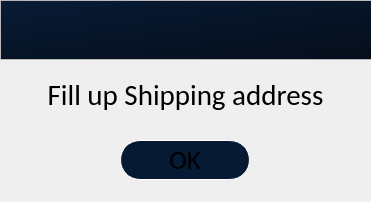
<?xml version="1.0" encoding="UTF-8"?>
<ui version="4.0">
 <class>Dialog</class>
 <widget class="QDialog" name="Dialog">
  <property name="geometry">
   <rect>
    <x>0</x>
    <y>0</y>
    <width>371</width>
    <height>202</height>
   </rect>
  </property>
  <property name="windowTitle">
   <string>Dialog</string>
  </property>
  <property name="styleSheet">
   <string notr="true">background-color:
qlineargradient(spread:pad, x1:1, y1:1, x2:0, y2:0, stop:0 rgba(9, 22, 41, 255), stop:1 rgba(9, 31, 63, 255));
color: white;
border: 0px;

QPushButton {
	border: 2px solid white;
}</string>
  </property>
  <widget class="QFrame" name="frame_2">
   <property name="geometry">
    <rect>
     <x>0</x>
     <y>0</y>
     <width>405</width>
     <height>60</height>
    </rect>
   </property>
   <property name="minimumSize">
    <size>
     <width>0</width>
     <height>60</height>
    </size>
   </property>
   <property name="maximumSize">
    <size>
     <width>16777215</width>
     <height>60</height>
    </size>
   </property>
   <property name="frameShape">
    <enum>QFrame::StyledPanel</enum>
   </property>
   <property name="frameShadow">
    <enum>QFrame::Raised</enum>
   </property>
   <layout class="QVBoxLayout" name="verticalLayout_6">
    <property name="spacing">
     <number>0</number>
    </property>
    <property name="leftMargin">
     <number>0</number>
    </property>
    <property name="topMargin">
     <number>0</number>
    </property>
    <property name="rightMargin">
     <number>0</number>
    </property>
    <property name="bottomMargin">
     <number>0</number>
    </property>
    <item>
     <widget class="QLabel" name="label_4">
      <property name="styleSheet">
       <string notr="true">background-color:qlineargradient(spread:pad, x1:1, y1:1, x2:0, y2:0, stop:0 rgba(5, 13, 25, 255), stop:1 rgba(8, 27, 54, 255));
padding: 10px;</string>
      </property>
      <property name="text">
       <string/>
      </property>
      <property name="pixmap">
       <pixmap>resources/gl3.png</pixmap>
      </property>
      <property name="margin">
       <number>0</number>
      </property>
     </widget>
    </item>
   </layout>
  </widget>
  <widget class="QPushButton" name="pushButton">
   <property name="geometry">
    <rect>
     <x>120</x>
     <y>140</y>
     <width>130</width>
     <height>40</height>
    </rect>
   </property>
   <property name="sizePolicy">
    <sizepolicy hsizetype="Minimum" vsizetype="Fixed">
     <horstretch>0</horstretch>
     <verstretch>0</verstretch>
    </sizepolicy>
   </property>
   <property name="minimumSize">
    <size>
     <width>130</width>
     <height>40</height>
    </size>
   </property>
   <property name="maximumSize">
    <size>
     <width>130</width>
     <height>40</height>
    </size>
   </property>
   <property name="font">
    <font>
     <family>Calibri</family>
     <pointsize>20</pointsize>
    </font>
   </property>
   <property name="styleSheet">
    <string notr="true">QPushButton{
border: 1px solid white;
border-radius: 20px;
background-color: rgb(6, 26, 52);
}
QPushButton:hover{
	background-color: qlineargradient(spread:pad, x1:1, y1:1, x2:0.130682, y2:0.165, stop:0 rgba(34, 120, 239, 255), stop:1 rgba(145, 185, 239, 255));
}</string>
   </property>
   <property name="text">
    <string>OK</string>
   </property>
  </widget>
  <widget class="QLabel" name="label">
   <property name="geometry">
    <rect>
     <x>0</x>
     <y>64</y>
     <width>371</width>
     <height>61</height>
    </rect>
   </property>
   <property name="font">
    <font>
     <family>Calibri</family>
     <pointsize>22</pointsize>
    </font>
   </property>
   <property name="styleSheet">
    <string notr="true">background-color: rgba(255, 255, 255, 0);</string>
   </property>
   <property name="text">
    <string>Fill up Shipping address</string>
   </property>
   <property name="alignment">
    <set>Qt::AlignCenter</set>
   </property>
  </widget>
 </widget>
 <resources/>
 <connections/>
</ui>
